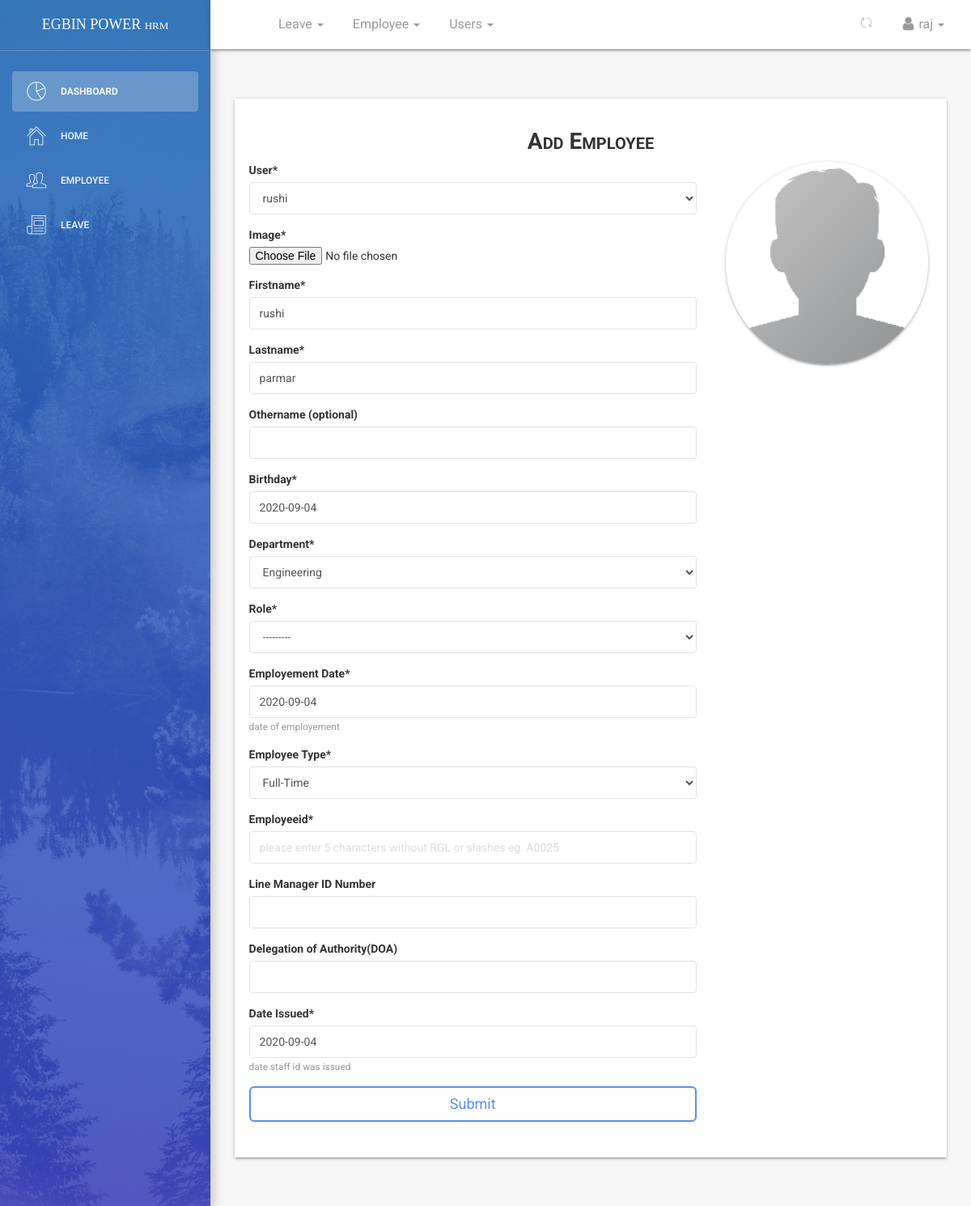
The page /dashboard/employee/profile/edit/44/ (signed in) on the database its author committed.
### employee/models.py (models this page shows, shortened)
class Employee(models.Model):
    id = models.AutoField(primary_key=True)
    MALE = 'male'
    FEMALE = 'female'
    OTHER = 'other'
    NOT_KNOWN = 'Not Known'
    GENDER = (
    (MALE,'Male'),
    (FEMALE,'Female'),
    (OTHER,'Other'),
    (NOT_KNOWN,'Not Known'),
    )
    MR = 'Mr'
    MRS = 'Mrs'
    MSS = 'Mss'
    DR = 'Dr'
    SIR = 'Sir'
    MADAM = 'Madam'
    TITLE = (
    (MR,'Mr'),
    (MRS,'Mrs'),
    (MSS,'Mss'),
    (DR,'Dr'),
    (SIR,'Sir'),
    (MADAM,'Madam'),
    )
    FULL_TIME = 'Full-Time'
    PART_TIME = 'Part-Time'
    CONTRACT = 'Contract'
    INTERN = 'Intern'
    EMPLOYEETYPE = (
    (FULL_TIME,'Full-Time'),
    (PART_TIME,'Part-Time'),
    (CONTRACT,'Contract'),
    (INTERN,'Intern'),
    )
    user = models.ForeignKey(User,on_delete=models.CASCADE,default=1)
    image = models.FileField(_('Profile Image'),upload_to='profiles',default='default.png',blank=True,null=True,help_text='upload image size less than 2.0MB')#work on path username-date/image
    firstname = models.CharField(_('Firstname'),max_length=125,null=False,blank=False)
    lastname = models.CharField(_('Lastname'),max_length=125,null=False,blank=False)
    othername = models.CharField(_('Othername (optional)'),max_length=125,null=True,blank=True)
    birthday = models.DateField(_('Birthday'),blank=False,null=False)
    department =  models.ForeignKey(Department,verbose_name =_('Department'),on_delete=models.SET_NULL,null=True,default=None)
    role =  models.ForeignKey(Role,verbose_name =_('Role'),on_delete=models.SET_NULL,null=True,default=None)
    startdate = models.DateField(_('Employement Date'),help_text='date of employement',blank=False,null=True)
    employeetype = models.CharField(_('Employee Type'),max_length=15,default=FULL_TIME,choices=EMPLOYEETYPE,blank=False,null=True)
    employeeid = models.CharField(_('Employee ID Number'),max_length=10,null=True,blank=True)
    line_manager_staff_id = models.CharField(_('Line Manager ID Number'),max_length=10,null=True,blank=True)
    Name_of_relief_person = models.CharField(_('Delegation of Authority(DOA)'),max_length=10,null=True,blank=True)
    date_issued = models.DateField(_('Date Issued'),help_text='date staff id was issued',blank=False,null=True)
    is_blocked = models.BooleanField(_('Is Blocked'),help_text='button to toggle employee block and unblock',default=False)
    is_deleted = models.BooleanField(_('Is Deleted'),help_text='button to toggle employee deleted and undelete',default=False)
    created = models.DateTimeField(verbose_name=_('Created'),auto_now_add=True,null=True)
    updated = models.DateTimeField(verbose_name=_('Updated'),auto_now=True,null=True)
    objects = EmployeeManager()
    class Meta:
        verbose_name = _('Employee')
        verbose_name_plural = _('Employees')
        ordering = ['-created']
    @property
    def get_full_name(self):
        fullname = ''
        firstname = self.firstname
        lastname = self.lastname
        othername = self.othername
        if (firstname and lastname) or othername is None:
            fullname = firstname +' '+ lastname
            return fullname
        elif othername:
            fullname = firstname + ' '+ lastname +' '+othername
            return fullname
        return

### dashboard/views.py (the view, shortened to what this page needs)
# urls.py: path('employee/profile/edit/<int:id>/',views.employee_edit_data,name='edit'),
def employee_edit_data(request,id):
	if not (request.user.is_authenticated and request.user.is_superuser and request.user.is_staff):
		return redirect('/')
	employee = get_object_or_404(Employee, id = id)
	dataset = dict()
	form = EmployeeCreateForm(request.POST or None,request.FILES or None,instance = employee)
	dataset['form'] = form
	dataset['title'] = 'edit - {0}'.format(employee.get_full_name)
	return render(request,'dashboard/employee_create.html',dataset)

### employee/forms.py
class EmployeeCreateForm(forms.ModelForm):
	employeeid = forms.CharField(widget=forms.TextInput(attrs={'placeholder':'please enter 5 characters without RGL or slashes eg. A0025'}))
	image = forms.ImageField(widget=forms.FileInput(attrs={'onchange':'previewImage(this);'}))
	class Meta:
		model = Employee
		exclude = ['is_blocked','is_deleted','created','updated']
		widgets = {
				'bio':forms.Textarea(attrs={'cols':5,'rows':5})
		}

### employee/managers.py (called while the page is built)
    def get_queryset(self):
        return super().get_queryset().filter(is_deleted=False)

### employee/models.py (called while the page is built)
    def __str__(self):
        return self.name

    def __str__(self):
        return self.name

### templates/dashboard/employee_create.html (shortened to what this page needs)
{% extends '_layout.html' %}
{% load static %}
{% load crispy_forms_tags %}
 {% block navheader %}
    {% include 'includes/navheader_employee_app.html' %}
 {% endblock %}
 {% block content %}
        <section class="content">
            <section class="container-fluid">
                    <section class="row">
                        <section class="col col-sm-8 offset-sm-2">
                        </section>
                    </section>
                <section class="form-wrapper">
                    <section class="row">
                        <section class="col-lg-12 col-md-12 col-sm-12 text-center">
                            <h3 class="title-h3">Add Employee</h3>
                        </section>
                    </section>
                    <section class="row">
                        <section class="col-lg-8 col-md-12 col-sm-12">
                            <form action="" method="POST" enctype="multipart/form-data">
                                {{form | crispy }}
                                <button type="submit" class="btn btn-primary btn-lg btn-block">Submit</button>
                            </form>
                        </section>
                        <section  class="col-lg-4 col-md-12 col-sm-12 text-center">
                            <section class="prev-holder">
                                <img src="{% static 'img/default-avatar.png' %}" alt="" id='temp-preview-image' class="prev-avatar" />
                            </section>
                        </section>
                    </section>
                </section>
            </section>
        </section>
 {% endblock %}

### templates/includes/navheader_employee_app.html (shortened to what this page needs)
 {% load static %}
 <nav class="navbar navbar-default navbar-fixed shadow">
            <div class="container-fluid">
                <div class="collapse navbar-collapse">
                    <ul class="nav navbar-nav navbar-left">
                        <li>
                            <a href="" class="dropdown-toggle" data-toggle="dropdown">
                            </a>
                        </li>
                        <li class="dropdown">
                              <a href="" class="dropdown-toggle" data-toggle="dropdown">
                                    <p>
                                        Leave
                                        <b class="caret"></b>
                                    </p>
                              </a>
                        </li>
                        {% if request.user.is_superuser and request.user.is_staff %}
                        <li class="dropdown">
                              <a href="" class="dropdown-toggle" data-toggle="dropdown">
                                    <p>
                                        Employee
                                        <b class="caret"></b>
                                    </p>
                              </a>
                        </li>
                        {% endif %}
                        {% if request.user.is_superuser and request.user.is_staff %}
                        <li class="dropdown">
                              <a href="" class="dropdown-toggle" data-toggle="dropdown">
                                    <p>
                                        Users
                                        <b class="caret"></b>
                                    </p>
                              </a>
                        </li>
                        {% endif %}
                    </ul>
                    <ul class="nav navbar-nav navbar-right">
                        <li class="dropdown">
                              <a href="" class="dropdown-toggle refresh-page" data-toggle="dropdown" title="refresh current page">
                                    <i class="pe-7s-refresh-2"></i>
                              </a>
                        </li>
                        <li class="dropdown">
                              <a href="" class="dropdown-toggle" data-toggle="dropdown">
                                    <p>
                                        <i class="fa fa-user"></i> {{ request.user}}
                                        <b class="caret"></b>
                                    </p>
                              </a>
                        </li>
                    </ul>
                </div>
            </div>
        </nav>

### rows shown on the page
Employee: user "rushi", firstname "rushi", lastname "parmar", birthday "2020-09-04", department "Engineering", role "---------", startdate "2020-09-04", employeetype "Full-Time", date_issued "2020-09-04"

### other values the page prints
{{ request.user }} "raj"
